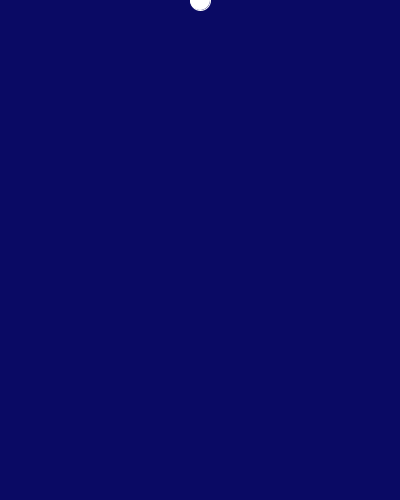
Frame 1 (no input)
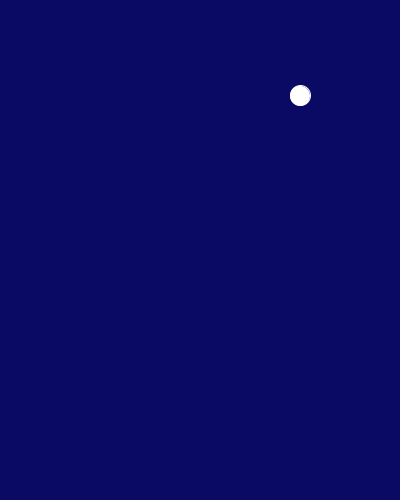
Frame 60 (the mouse pressed at the canvas centre just before this capture)
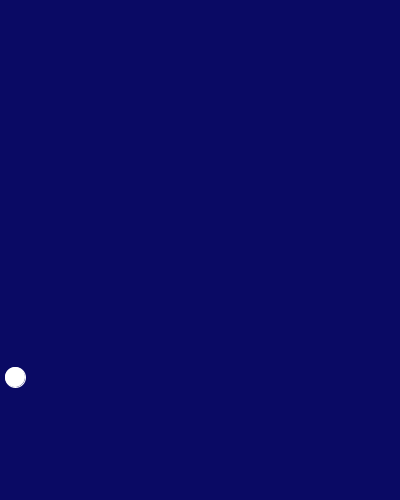
Frame 120 (the mouse held since frame 60 and released just before this capture)

The Processing sketch that drew these frames (run headless with seeded random() and noise(); from frame 60 on, the mouse is pressed at the canvas centre):

// Processing sketch: bounce
// ── bounce.pde
//以下5行で変数を用意しています。
float x, y;    //球の位置
float vx, vy;  //球の速度
float a;       //球の加速度
int r;         //球の半径
float e;       //反発係数（跳ね返り係数）

void setup() {
  size(400, 500);           //横400, 縦500ピクセルの紙を作る
  x = width / 2.0;          //初期のx座標を中央に設定
  y = 0.0;                  //初期のy座標を紙の一番上に設定
  vx = 5.0;                 //x方向の初速度を5.0に設定
  vy = 0.0;                 //y方向の初速度を0.0に設定
  a = 1.5;                  //重力加速度を1.5に設定
  r = 10;                   //球の半径を10に設定
  e = 0.95;                 //反発係数を0.95に設定（反発係数は0から1までの数）
}


void draw() {
  background(10, 10, 100);            //背景色を設定
  stroke(255, 255, 255);              //輪郭線を白色にする
  fill(255, 255, 255);                //図形を白色で塗りつぶす
  ellipse(x, y, 2.0 * r, 2.0 * r);    //位置(x, y)に直径2*r（半径はr）の円を書く
  
  
  ///////////////////////////////
  // ここからがy方向についての記述 //
  ///////////////////////////////
  
  //画面の下に円がはみ出ていくとき、球を反発させる
  if(y > height - r && vy > 0) {
    vy = -e * vy;
  }
  else vy += a;  //上の条件以外のとき、y方向の速度に加速度を足す
  
  y += vy;       //速度vyで球のy座標を変化させる
  ///////////////////////////////
  // ここまでがy方向についての記述 //
  ///////////////////////////////
  
  ///////////////////////////////
  // ここからがx方向についての記述 //
  ///////////////////////////////
  
  //画面の左右に円がはみ出ていくとき、球を反発させる
  if((x > width - r && vx > 0) || (x < r && vx < 0)){
    vx = -e * vx;
  } 
  x += vx;   //速度vxで球のx座標を変化させる
  ///////////////////////////////
  // ここまでがx方向についての記述 //
  ///////////////////////////////
}
